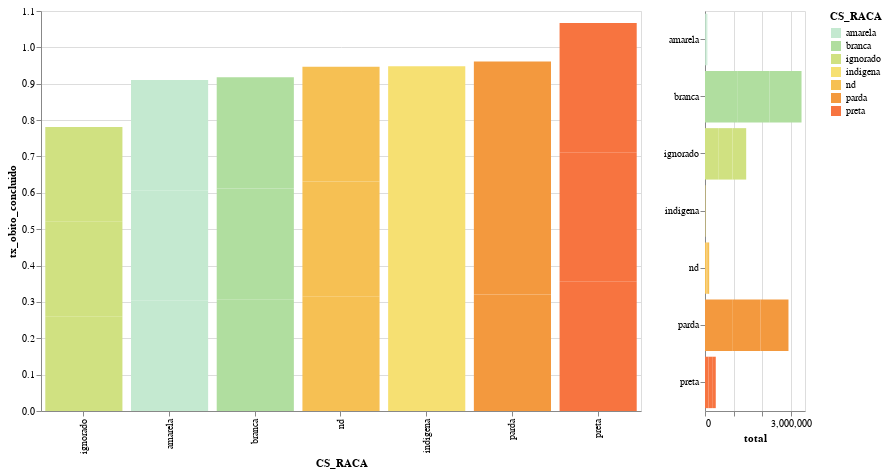

The code cell stored with this chart in its notebook:
### Markdown cell above
## Raça/Cor
[Topo](/covid/srag/letalidade/2021/04/13/letalidade-srag.html#)

### Code cell
#hide_input

x_col = 'CS_RACA'
cat_col = 'CS_RACA'
sel_cols = ['UF_RES']
selection_dict = {}
dataFrame2Chart(df_srag,x_col,cat_col,sel_cols,selection_dict,total=True,mark_type='bar',sort_values=True)

### Figure 1 — Vega-Lite specification as saved in the notebook (floating-point values rounded to 4 significant figures; data arrays with more than 128 entries replaced by an {"elided": "..."} marker saying what was removed)
{"config": {"view": {"continuousWidth": 400, "continuousHeight": 300}}, "concat": [{"mark": "bar", "encoding": {"color": {"type": "nominal", "field": "CS_RACA", "scale": {"scheme": "lightmulti"}}, "opacity": {"condition": {"value": 1.0, "selection": "selector007"}, "value": 0.1}, "tooltip": [{"type": "nominal", "field": "CS_RACA"}, {"type": "nominal", "field": "_CS_RACA"}, {"type": "nominal", "field": "UF_RES"}, {"type": "quantitative", "field": "cura"}, {"type": "quantitative", "field": "ignorado"}, {"type": "quantitative", "field": "nd"}, {"type": "quantitative", "field": "obito"}, {"type": "quantitative", "field": "obito_outras_causas"}, {"type": "quantitative", "field": "total"}, {"type": "quantitative", "field": "tx_obito_andamento"}, {"type": "quantitative", "field": "tx_obito_concluido"}], "x": {"type": "nominal", "field": "CS_RACA", "sort": "y"}, "y": {"type": "quantitative", "field": "tx_obito_concluido"}}, "height": 400, "selection": {"selector007": {"type": "multi", "empty": "all", "fields": ["CS_RACA"], "bind": "legend"}, "Selecione": {"type": "single", "fields": ["UF_RES"], "init": {"UF_RES": "--TODOS--"}, "bind": {"UF_RES": {"input": "select", "options": ["--TODOS--", "11_Rondônia", "12_Acre", "13_Amazonas", "14_Roraima", "15_Pará", "16_Amapá", "17_Tocantins", "21_Maranhão", "22_Piauí", "23_Ceará", "24_Rio Grande do Norte", "25_Paraíba", "26_Pernambuco", "27_Alagoas", "28_Sergipe", "29_Bahia", "31_Minas Gerais", "32_Espírito Santo", "33_Rio de Janeiro", "35_São Paulo", "41_Paraná", "42_Santa Catarina", "43_Rio Grande do Sul", "50_Mato Grosso do Sul", "51_Mato Grosso", "52_Goiás", "53_Distrito Federal", "99_nd", "nan_nd"]}}}}, "width": 600}, {"mark": "bar", "encoding": {"color": {"condition": {"type": "nominal", "field": "CS_RACA", "scale": {"scheme": "lightmulti"}, "selection": "selector007"}, "value": "lightgrey"}, "x": {"type": "quantitative", "field": "total"}, "y": {"type": "ordinal", "field": "CS_RACA", "title": null}}, "height": 400, "selection": {"selector007": {"type": "multi", "empty": "all", "fields": ["CS_RACA"], "bind": "legend"}, "Selecione": {"type": "single", "fields": ["UF_RES"], "init": {"UF_RES": "--TODOS--"}, "bind": {"UF_RES": {"input": "select", "options": ["--TODOS--", "11_Rondônia", "12_Acre", "13_Amazonas", "14_Roraima", "15_Pará", "16_Amapá", "17_Tocantins", "21_Maranhão", "22_Piauí", "23_Ceará", "24_Rio Grande do Norte", "25_Paraíba", "26_Pernambuco", "27_Alagoas", "28_Sergipe", "29_Bahia", "31_Minas Gerais", "32_Espírito Santo", "33_Rio de Janeiro", "35_São Paulo", "41_Paraná", "42_Santa Catarina", "43_Rio Grande do Sul", "50_Mato Grosso do Sul", "51_Mato Grosso", "52_Goiás", "53_Distrito Federal", "99_nd", "nan_nd"]}}}}, "width": 100}], "data": {"name": "data-0c38d1025e069f587c456a4142522476"}, "transform": [{"filter": {"selection": "Selecione"}}], "$schema": "https://vega.github.io/schema/vega-lite/v4.8.1.json", "datasets": {"data-0c38d1025e069f587c456a4142522476": {"elided": "218 records"}}}
